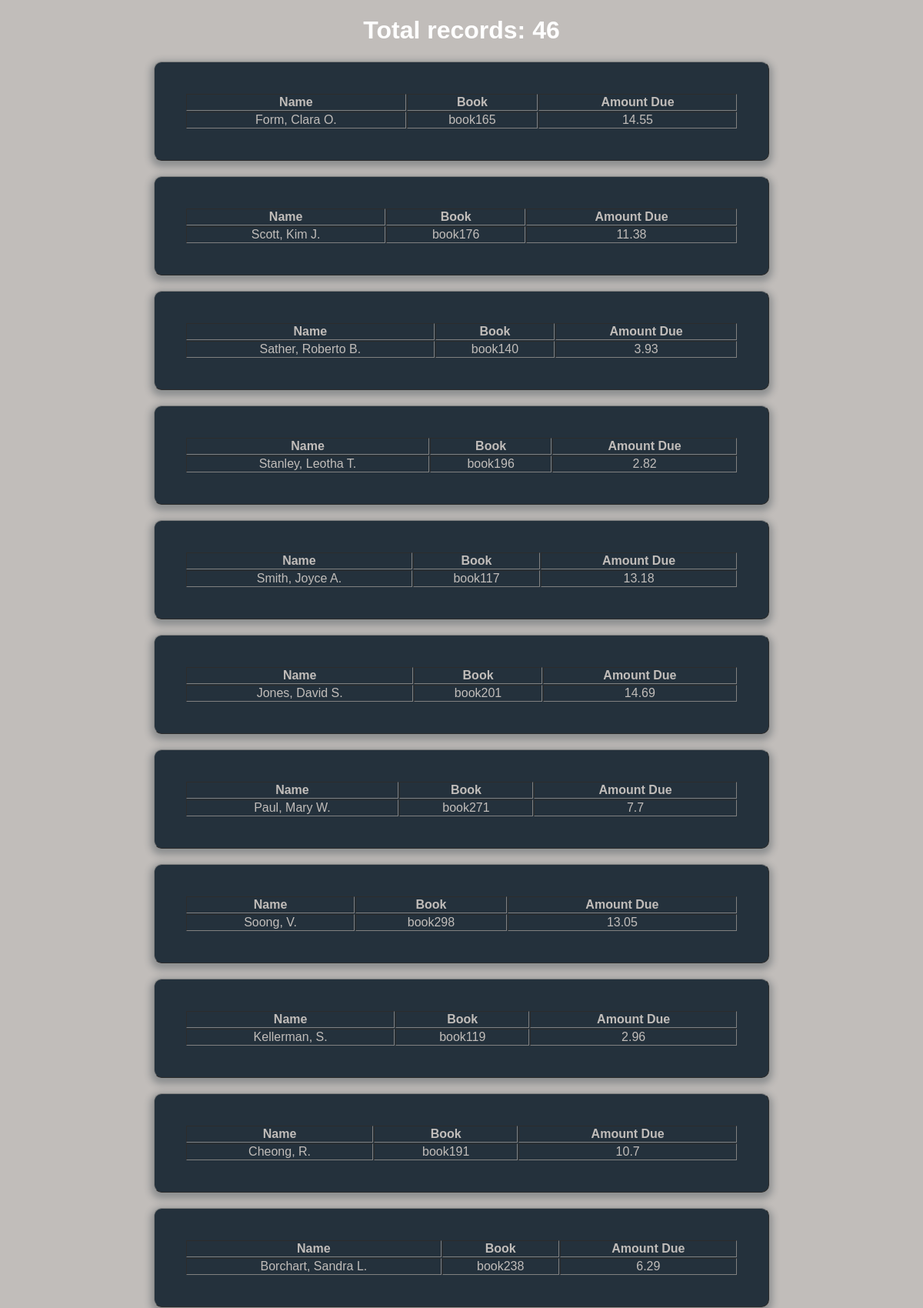
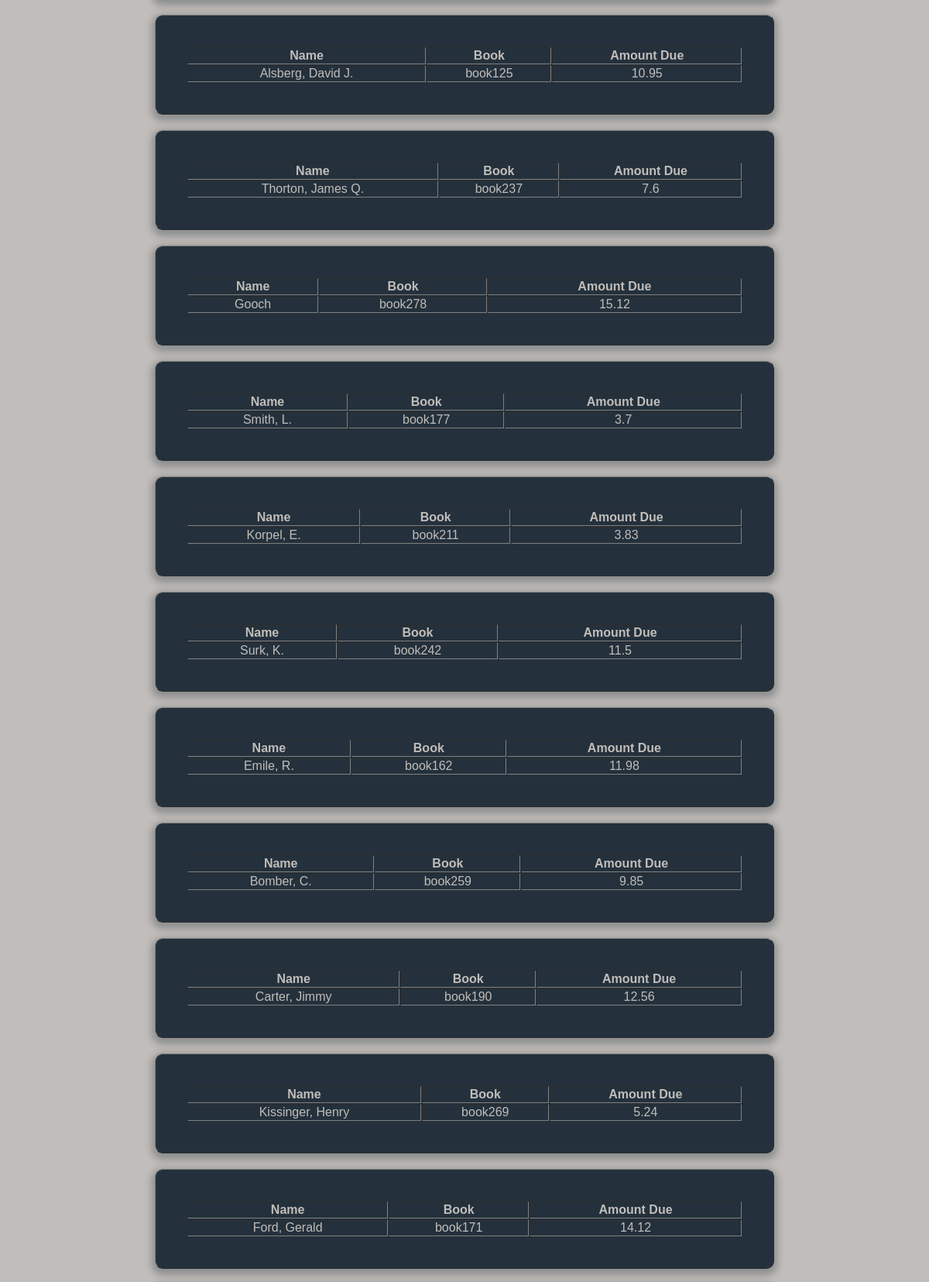
The app's page /booktrackingsystem/amountforstudent.php (upper part) with its own data (2 pictures, top to bottom).
### tables this page shows
CREATE TABLE `student` (
  `student_id` int(11) NOT NULL,
  `student_name` varchar(40) NOT NULL,
  `student_gender` varchar(10) NOT NULL,
  `parent_id` int(11) DEFAULT '0',
  `dept_id` int(11) NOT NULL,
  `advisor_id` int(11) NOT NULL,
  `year` int(2) NOT NULL,
  `gpa` double NOT NULL,
  `phone_number` bigint(12) DEFAULT NULL,
  `book_id` int(11) NOT NULL DEFAULT '0'
);

CREATE TABLE `book` (
  `book_id` int(11) NOT NULL,
  `ISBN` varchar(80) NOT NULL,
  `book_name` varchar(45) NOT NULL,
  `price` double NOT NULL,
  `due_date` date NOT NULL DEFAULT '2099-12-31',
  `dept_id` int(11) NOT NULL,
  `checkout_date` date NOT NULL DEFAULT '2099-12-31'
);

### booktrackingsystem/amountforstudent.php (the view, shortened to what this page needs)
<?php
require 'booktrackingdb.php'
?>
<?php
$sql = "SELECT * FROM student WHERE book_id > 0";
$records = $mysqli->query($sql) or die($mysqli->error);
$counter = $records->num_rows;
?>
<!DOCTYPE html>
<html>
<head>
	<link rel="stylesheet" type="text/css" href="css/displaystudentstyle.css">
	<h1><?php echo 'Total records: '.$counter ?></h1>
</head>
<body>
	<div>
		<?php
			while($student = $records->fetch_assoc()){
				$amount = 0;
				$book_name = 'NULL';
				$book_result = $mysqli->query("SELECT * FROM book WHERE book_id = ".$student['book_id']);
				if($book_result->num_rows > 0){
					$book_re = $book_result->fetch_assoc();
					$book_name = $book_re['book_name'];
					$amount = $book_re['price'];
				}
				echo "<table class=form width=100% border=1 cellpadding=1 cellspacing=1>";
				echo "<tr>";
				echo "<th>Name</th>";
				echo "<th>Book</th>";
				echo "<th>Amount Due</th>";
				echo "</tr>";
				echo "<tr class=field-wrap>";
				echo "<td>".$student['student_name']."</td>";
				echo "<td>".$book_name."</td>";
				echo "<td>".$amount."</td>";
				echo "</tr>";
				echo "</table>";
			}
		?>
	</div>
</body>
</html>

### booktrackingsystem/css/displaystudentstyle.css (style rules this page uses)
body { background: url(bgimage.jpg), #c1bdba; font-family: 'Titillium Web', sans-serif; }
.form { background: rgba(19, 35, 47, 0.9); padding: 40px; max-width: 800px; margin: 20px auto; border-radius: 10px; box-shadow: 0 4px 10px 4px rgba(19, 35, 47, 0.3); }
table { color: #c1bdba; text-align: center; }
.field-wrap { position: relative; margin-bottom: 40px; }

### booktrackingsystem/amountforstudent.php (style rules this page uses)
h1 { color:white;text-align: center; }

### records on screen
student: student_name "Form, Clara O.", book.book_name "book165", book.price "14.55"
student: student_name "Scott, Kim J.", book.book_name "book176", book.price "11.38"
student: student_name "Sather, Roberto B.", book.book_name "book140", book.price "3.93"
student: student_name "Stanley, Leotha T.", book.book_name "book196", book.price "2.82"
student: student_name "Smith, Joyce A.", book.book_name "book117", book.price "13.18"
student: student_name "Jones, David S.", book.book_name "book201", book.price "14.69"
student: student_name "Paul, Mary W.", book.book_name "book271", book.price "7.7"
student: student_name "Soong, V.", book.book_name "book298", book.price "13.05"
student: student_name "Kellerman, S.", book.book_name "book119", book.price "2.96"
student: student_name "Cheong, R.", book.book_name "book191", book.price "10.7"
student: student_name "Borchart, Sandra L.", book.book_name "book238", book.price "6.29"
student: student_name "Alsberg, David J.", book.book_name "book125", book.price "10.95"
student: student_name "Thorton, James Q.", book.book_name "book237", book.price "7.6"
student: student_name "Gooch", book.book_name "book278", book.price "15.12"
student: student_name "Smith, L.", book.book_name "book177", book.price "3.7"
student: student_name "Korpel, E.", book.book_name "book211", book.price "3.83"
student: student_name "Surk, K.", book.book_name "book242", book.price "11.5"
student: student_name "Emile, R.", book.book_name "book162", book.price "11.98"
student: student_name "Bomber, C.", book.book_name "book259", book.price "9.85"
student: student_name "Carter, Jimmy", book.book_name "book190", book.price "12.56"
student: student_name "Kissinger, Henry", book.book_name "book269", book.price "5.24"
student: student_name "Ford, Gerald", book.book_name "book171", book.price "14.12"

### other values on screen
$counter "46"
